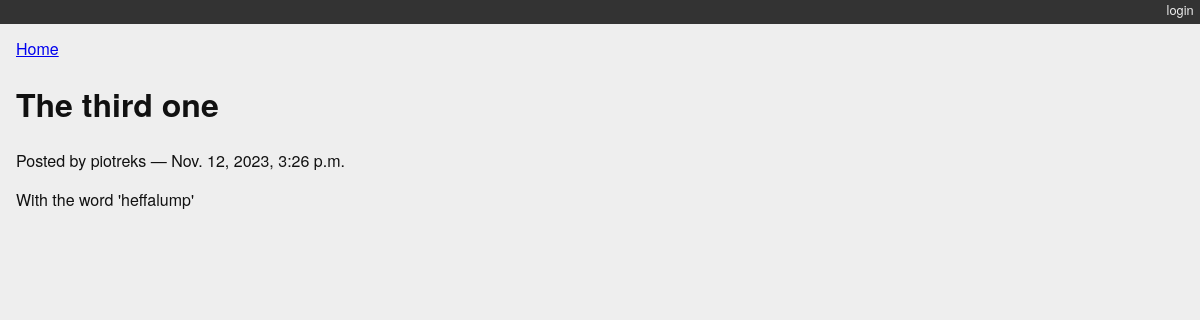
Page /posts/2/ on the committed database.
### blogging/models.py (models this page shows)
class Post(models.Model):
    title = models.CharField(max_length=128)
    text = models.TextField(blank=True)
    author = models.ForeignKey(User, on_delete=models.CASCADE)
    created_date = models.DateTimeField(auto_now_add=True)
    modified_date = models.DateTimeField(auto_now=True)
    published_date = models.DateTimeField(blank=True, null=True)
    categories = models.ManyToManyField("Category", blank=True, related_name="posts")
    def __str__(self):
        return self.title

### blogging/views.py (the view)
# urls.py: path("posts/<int:pk>/", PostDetailView.as_view(), name="blog_detail"),
class PostDetailView(DetailView):
    template_name = "blogging/detail.html"
    queryset = Post.objects.exclude(published_date__exact=None)

### blogging/templates/blogging/detail.html (shortened to what this page needs)
{% extends "base.html" %}
{% block content %}
<a class="backlink" href="/">Home</a>
<h1>{{ post }}</h1>
<p class="byline">
  Posted by {{ post.author.username }} &mdash; {{ post.published_date }}
</p>
<div class="post-body">
  {{ post.text }}
</div>
{% endblock %}

### blogging/static/django_blog.css (style rules this page uses)
body { background-color: #eee; color: #111; font-family: "HelveticaNeue-Light", "Helvetica Neue Light", "Helvetica Neue", Helvetica, Arial, "Lucida Grande", sans-serif; margin:0; padding:0; }

### rows in the picture
Post: title "The third one", author.username "piotreks", published_date "Nov. 12, 2023, 3:26 p.m.", text "With the word 'heffalump'"
